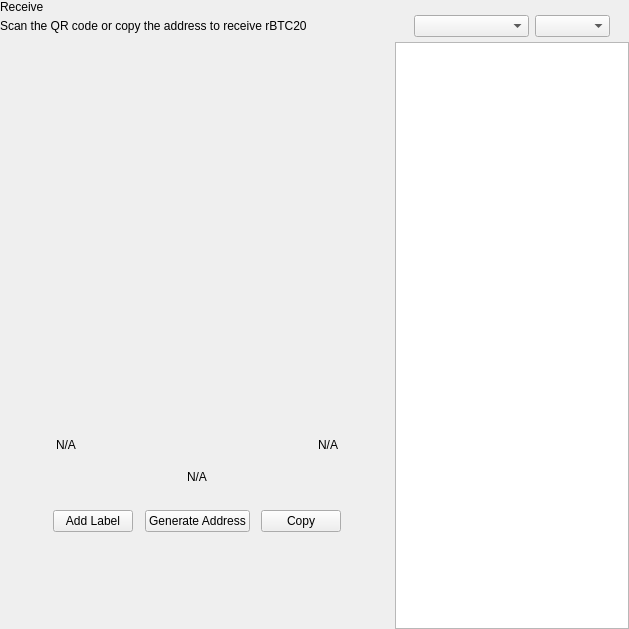
<?xml version="1.0" encoding="UTF-8"?>
<ui version="4.0">
 <class>ReceiveWidget</class>
 <widget class="QWidget" name="ReceiveWidget">
  <property name="geometry">
   <rect>
    <x>0</x>
    <y>0</y>
    <width>629</width>
    <height>629</height>
   </rect>
  </property>
  <property name="minimumSize">
   <size>
    <width>0</width>
    <height>0</height>
   </size>
  </property>
  <property name="windowTitle">
   <string>Form</string>
  </property>
  <layout class="QHBoxLayout" name="horizontalLayout_2" stretch="2,1">
   <property name="spacing">
    <number>0</number>
   </property>
   <property name="leftMargin">
    <number>0</number>
   </property>
   <property name="topMargin">
    <number>0</number>
   </property>
   <property name="rightMargin">
    <number>0</number>
   </property>
   <property name="bottomMargin">
    <number>0</number>
   </property>
   <item>
    <widget class="QWidget" name="left" native="true">
     <layout class="QVBoxLayout" name="verticalLayout_3">
      <property name="leftMargin">
       <number>0</number>
      </property>
      <property name="topMargin">
       <number>0</number>
      </property>
      <property name="rightMargin">
       <number>0</number>
      </property>
      <property name="bottomMargin">
       <number>0</number>
      </property>
      <item>
       <layout class="QVBoxLayout" name="verticalLayout_2">
        <property name="spacing">
         <number>0</number>
        </property>
        <property name="leftMargin">
         <number>0</number>
        </property>
        <item>
         <layout class="QHBoxLayout" name="horizontalLayout_3">
          <property name="spacing">
           <number>0</number>
          </property>
          <item>
           <layout class="QVBoxLayout" name="verticalLayout_4">
            <property name="spacing">
             <number>5</number>
            </property>
            <item>
             <widget class="QLabel" name="labelTitle">
              <property name="text">
               <string>Receive</string>
              </property>
             </widget>
            </item>
            <item alignment="Qt::AlignTop">
             <widget class="QLabel" name="labelSubtitle1">
              <property name="text">
               <string>Scan the QR code or copy the address to receive rBTC20</string>
              </property>
             </widget>
            </item>
           </layout>
          </item>
          <item>
           <spacer name="horizontalSpacer">
            <property name="orientation">
             <enum>Qt::Horizontal</enum>
            </property>
            <property name="sizeHint" stdset="0">
             <size>
              <width>40</width>
              <height>20</height>
             </size>
            </property>
           </spacer>
          </item>
         </layout>
        </item>
        <item>
         <spacer name="verticalSpacer_2">
          <property name="orientation">
           <enum>Qt::Vertical</enum>
          </property>
          <property name="sizeType">
           <enum>QSizePolicy::Expanding</enum>
          </property>
          <property name="sizeHint" stdset="0">
           <size>
            <width>20</width>
            <height>50</height>
           </size>
          </property>
         </spacer>
        </item>
        <item alignment="Qt::AlignHCenter">
         <widget class="QWidget" name="layoutQR" native="true">
          <property name="maximumSize">
           <size>
            <width>510</width>
            <height>16777215</height>
           </size>
          </property>
          <layout class="QVBoxLayout" name="verticalLayoutQr">
           <item>
            <spacer name="verticalSpacer11">
             <property name="orientation">
              <enum>Qt::Vertical</enum>
             </property>
             <property name="sizeType">
              <enum>QSizePolicy::Fixed</enum>
             </property>
             <property name="sizeHint" stdset="0">
              <size>
               <width>20</width>
               <height>20</height>
              </size>
             </property>
            </spacer>
           </item>
           <item alignment="Qt::AlignHCenter">
            <widget class="QLabel" name="labelQrImg">
             <property name="minimumSize">
              <size>
               <width>260</width>
               <height>260</height>
              </size>
             </property>
             <property name="maximumSize">
              <size>
               <width>260</width>
               <height>260</height>
              </size>
             </property>
             <property name="text">
              <string/>
             </property>
             <property name="alignment">
              <set>Qt::AlignCenter</set>
             </property>
            </widget>
           </item>
           <item>
            <spacer name="verticalSpacer_21">
             <property name="orientation">
              <enum>Qt::Vertical</enum>
             </property>
             <property name="sizeType">
              <enum>QSizePolicy::Fixed</enum>
             </property>
             <property name="sizeHint" stdset="0">
              <size>
               <width>20</width>
               <height>30</height>
              </size>
             </property>
            </spacer>
           </item>
           <item>
            <widget class="QWidget" name="widget" native="true">
             <property name="minimumSize">
              <size>
               <width>0</width>
               <height>0</height>
              </size>
             </property>
             <layout class="QHBoxLayout" name="horizontalLayout_5">
              <item>
               <widget class="QLabel" name="labelLabel">
                <property name="text">
                 <string notr="true">N/A</string>
                </property>
               </widget>
              </item>
              <item>
               <spacer name="horizontalSpacer_2">
                <property name="orientation">
                 <enum>Qt::Horizontal</enum>
                </property>
                <property name="sizeHint" stdset="0">
                 <size>
                  <width>141</width>
                  <height>20</height>
                 </size>
                </property>
               </spacer>
              </item>
              <item>
               <widget class="QLabel" name="labelDate">
                <property name="text">
                 <string notr="true">N/A</string>
                </property>
                <property name="alignment">
                 <set>Qt::AlignRight|Qt::AlignTrailing|Qt::AlignVCenter</set>
                </property>
               </widget>
              </item>
             </layout>
            </widget>
           </item>
           <item>
            <widget class="QLabel" name="labelAddress">
             <property name="sizePolicy">
              <sizepolicy hsizetype="Expanding" vsizetype="Preferred">
               <horstretch>0</horstretch>
               <verstretch>0</verstretch>
              </sizepolicy>
             </property>
             <property name="minimumSize">
              <size>
               <width>300</width>
               <height>0</height>
              </size>
             </property>
             <property name="text">
              <string notr="true">N/A</string>
             </property>
             <property name="alignment">
              <set>Qt::AlignCenter</set>
             </property>
            </widget>
           </item>
           <item>
            <spacer name="verticalSpacer_4">
             <property name="orientation">
              <enum>Qt::Vertical</enum>
             </property>
             <property name="sizeType">
              <enum>QSizePolicy::Fixed</enum>
             </property>
             <property name="sizeHint" stdset="0">
              <size>
               <width>20</width>
               <height>20</height>
              </size>
             </property>
            </spacer>
           </item>
           <item>
            <layout class="QHBoxLayout" name="horizontalLayout_4">
             <item alignment="Qt::AlignHCenter">
              <widget class="QPushButton" name="pushButtonLabel">
               <property name="focusPolicy">
                <enum>Qt::NoFocus</enum>
               </property>
               <property name="text">
                <string>Add Label</string>
               </property>
              </widget>
             </item>
             <item alignment="Qt::AlignHCenter">
              <widget class="QPushButton" name="pushButtonNewAddress">
               <property name="focusPolicy">
                <enum>Qt::NoFocus</enum>
               </property>
               <property name="text">
                <string>Generate Address</string>
               </property>
              </widget>
             </item>
             <item alignment="Qt::AlignHCenter">
              <widget class="QPushButton" name="pushButtonCopy">
               <property name="focusPolicy">
                <enum>Qt::NoFocus</enum>
               </property>
               <property name="text">
                <string>Copy</string>
               </property>
              </widget>
             </item>
            </layout>
           </item>
           <item>
            <spacer name="verticalSpacer_3">
             <property name="orientation">
              <enum>Qt::Vertical</enum>
             </property>
             <property name="sizeType">
              <enum>QSizePolicy::Expanding</enum>
             </property>
             <property name="sizeHint" stdset="0">
              <size>
               <width>20</width>
               <height>20</height>
              </size>
             </property>
            </spacer>
           </item>
          </layout>
         </widget>
        </item>
        <item>
         <spacer name="verticalSpacer">
          <property name="orientation">
           <enum>Qt::Vertical</enum>
          </property>
          <property name="sizeHint" stdset="0">
           <size>
            <width>20</width>
            <height>40</height>
           </size>
          </property>
         </spacer>
        </item>
       </layout>
      </item>
     </layout>
    </widget>
   </item>
   <item>
    <widget class="QWidget" name="right" native="true">
     <layout class="QVBoxLayout" name="verticalLayout_5">
      <property name="spacing">
       <number>0</number>
      </property>
      <property name="leftMargin">
       <number>1</number>
      </property>
      <property name="topMargin">
       <number>0</number>
      </property>
      <property name="rightMargin">
       <number>0</number>
      </property>
      <property name="bottomMargin">
       <number>0</number>
      </property>
      <item>
       <layout class="QVBoxLayout" name="container_right">
        <property name="spacing">
         <number>0</number>
        </property>
        <property name="leftMargin">
         <number>0</number>
        </property>
        <property name="rightMargin">
         <number>0</number>
        </property>
        <item>
         <layout class="QVBoxLayout" name="verticalLayout">
          <property name="spacing">
           <number>6</number>
          </property>
          <property name="leftMargin">
           <number>19</number>
          </property>
          <property name="rightMargin">
           <number>19</number>
          </property>
          <item>
           <widget class="OptionButton" name="btnRequest" native="true"/>
          </item>
          <item>
           <widget class="OptionButton" name="btnMyAddresses" native="true">
            <property name="sizePolicy">
             <sizepolicy hsizetype="Preferred" vsizetype="Minimum">
              <horstretch>0</horstretch>
              <verstretch>0</verstretch>
             </sizepolicy>
            </property>
           </widget>
          </item>
         </layout>
        </item>
        <item>
         <widget class="QWidget" name="sortWidget" native="true">
          <layout class="QHBoxLayout" name="horizontalLayout_6">
           <property name="leftMargin">
            <number>19</number>
           </property>
           <property name="rightMargin">
            <number>19</number>
           </property>
           <property name="bottomMargin">
            <number>5</number>
           </property>
           <item>
            <spacer name="horizontalSpacer_3">
             <property name="orientation">
              <enum>Qt::Horizontal</enum>
             </property>
             <property name="sizeHint" stdset="0">
              <size>
               <width>40</width>
               <height>20</height>
              </size>
             </property>
            </spacer>
           </item>
           <item>
            <widget class="QComboBox" name="comboBoxSort">
             <property name="sizePolicy">
              <sizepolicy hsizetype="Preferred" vsizetype="Fixed">
               <horstretch>0</horstretch>
               <verstretch>0</verstretch>
              </sizepolicy>
             </property>
             <property name="minimumSize">
              <size>
               <width>115</width>
               <height>0</height>
              </size>
             </property>
            </widget>
           </item>
           <item>
            <widget class="QComboBox" name="comboBoxSortOrder">
             <property name="sizePolicy">
              <sizepolicy hsizetype="Preferred" vsizetype="Fixed">
               <horstretch>0</horstretch>
               <verstretch>0</verstretch>
              </sizepolicy>
             </property>
             <property name="minimumSize">
              <size>
               <width>75</width>
               <height>0</height>
              </size>
             </property>
            </widget>
           </item>
          </layout>
         </widget>
        </item>
        <item>
         <widget class="QListView" name="listViewAddress"/>
        </item>
       </layout>
      </item>
     </layout>
    </widget>
   </item>
  </layout>
 </widget>
 <customwidgets>
  <customwidget>
   <class>OptionButton</class>
   <extends>QWidget</extends>
   <header>qt/pivx/optionbutton.h</header>
   <container>1</container>
  </customwidget>
 </customwidgets>
 <resources/>
 <connections/>
</ui>
